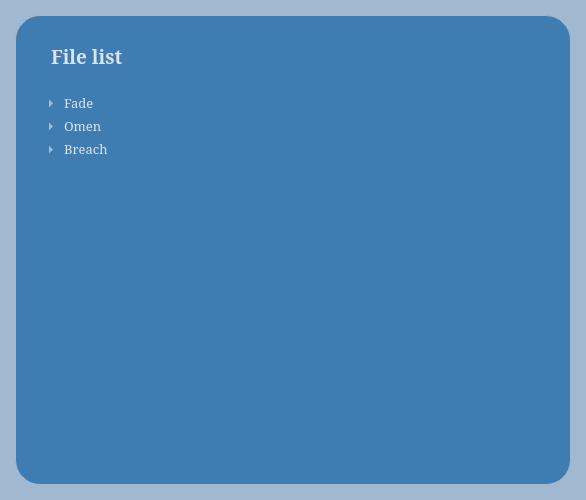
<?xml version="1.0" encoding="UTF-8"?>
<ui version="4.0">
 <class>Form</class>
 <widget class="QWidget" name="Form">
  <property name="geometry">
   <rect>
    <x>0</x>
    <y>0</y>
    <width>586</width>
    <height>500</height>
   </rect>
  </property>
  <property name="windowTitle">
   <string>Form</string>
  </property>
  <property name="styleSheet">
   <string notr="true">#Form {
	background-color: #A0B9D0;
}

</string>
  </property>
  <layout class="QGridLayout" name="gridLayout">
   <property name="leftMargin">
    <number>15</number>
   </property>
   <property name="topMargin">
    <number>15</number>
   </property>
   <property name="rightMargin">
    <number>15</number>
   </property>
   <property name="bottomMargin">
    <number>15</number>
   </property>
   <property name="spacing">
    <number>10</number>
   </property>
   <item row="0" column="0">
    <widget class="QTreeWidget" name="files">
     <property name="sizePolicy">
      <sizepolicy hsizetype="Expanding" vsizetype="Expanding">
       <horstretch>0</horstretch>
       <verstretch>0</verstretch>
      </sizepolicy>
     </property>
     <property name="font">
      <font>
       <family>Constantia</family>
       <pointsize>10</pointsize>
      </font>
     </property>
     <property name="styleSheet">
      <string notr="true">QTreeWidget {
    spacing: 10px; /* Cách nhau 5px giữa các item trong 1 hàng */
}

#files{
	background-color: #3E7CB1;
	border:1px solid #A0B9D0;
	border-radius: 25px solid #DBE4EE;
	padding:25px;
	color: #DBE4EE;
}

QHeaderView::section
{	color: #DBE4EE;
	background-color: #3E7CB1;
	border:1px;
	border-top-right:5px;
	padding-left:10px;
	padding-bottom:20px		
}

QTreeWidget::item{
	padding-bottom:5px;		
	spacing: 10px;
}

QTreeWidget::item::hover{
	background-color: #81A4CD;
	border:1px solid #81A4CD ;
	border-radius: 5px
}

QTreeWidget::item::pressed{
	font-weight: bold;
	padding-left:5px;
	background-color: #81A4CD;
	border:1px solid #81A4CD ;
	border-radius: 5px
}

QTreeWidget::item::selected{
	font-weight: bold;
	background-color: #81A4CD;
	border:1px solid #81A4CD ;
	border-radius: 5px
}

QTreeWidget::item::selected::active{
	background-color: #054A91;
	border:1px solid #81A4CD ;
	border-radius: 5px;
	font-weight:bold;
}

QScrollArea{
	border:none;
	padding-right:15px;
}

QScrollBar:vertical {
    border:none;
    background: #3E7CB1;
    width: 8px;
	border-radius:5px;
	padding-top:5px;
	padding-left:2px;
}

QScrollBar::handle:vertical {
    background: #A0B9D0;
    min-height: 20px;
	border-radius:3px;
	padding-left: 15px
}

QScrollBar::add-line:vertical {
    border:none;
    background: #A0B9D0;
    height: 0px;
    subcontrol-position: bottom;
    subcontrol-origin: margin;
}

QScrollBar::sub-line:vertical {
    border:none;
    background: #A0B9D0;
    height: 0px;
    subcontrol-position: top;
    subcontrol-origin: margin;
}

QScrollBar::add-page:vertical {
	background: #3E7CB1;
}

QScrollBar::sub-page:vertical {
	background: #3E7CB1;
}

/*Horizontal scrollbar*/
QScrollBar:horizontal {
    border: none;
    background: #3E7CB1;
    height: 8px;
    border-radius: 5px;
    padding-top: 2px;
    padding-left: 5px;
}

QScrollBar::handle:horizontal {
    background: #A0B9D0;
    min-width: 20px;
    border-radius: 3px;
    padding-left: 5px;
}

QScrollBar::add-line:horizontal {
    border: none;
    background: #A0B9D0;
    width: 0px;
    subcontrol-position: right;
    subcontrol-origin: margin;
}

QScrollBar::sub-line:horizontal {
    border: none;
    background: #A0B9D0;
    width: 0px;
    subcontrol-position: left;
    subcontrol-origin: margin;
}

QScrollBar::add-page:horizontal {
    background: #3E7CB1;
}

QScrollBar::sub-page:horizontal {
    background: #3E7CB1;
}</string>
     </property>
     <property name="iconSize">
      <size>
       <width>16</width>
       <height>16</height>
      </size>
     </property>
     <column>
      <property name="text">
       <string>File list</string>
      </property>
      <property name="font">
       <font>
        <family>Constantia</family>
        <pointsize>14</pointsize>
        <bold>true</bold>
       </font>
      </property>
      <property name="background">
       <color>
        <red>255</red>
        <green>255</green>
        <blue>255</blue>
       </color>
      </property>
     </column>
     <item>
      <property name="text">
       <string>Fade</string>
      </property>
      <property name="font">
       <font>
        <family>Constantia</family>
        <pointsize>10</pointsize>
       </font>
      </property>
      <property name="icon">
       <iconset resource="../../static/res.qrc">
        <normaloff>:/newPrefix/icons/icons/feather/folder.svg</normaloff>:/newPrefix/icons/icons/feather/folder.svg</iconset>
      </property>
      <item>
       <property name="text">
        <string>Sova</string>
       </property>
       <item>
        <property name="text">
         <string>Sage</string>
        </property>
       </item>
      </item>
     </item>
     <item>
      <property name="text">
       <string>Omen</string>
      </property>
      <property name="icon">
       <iconset resource="../../static/res.qrc">
        <normaloff>:/newPrefix/icons/icons/feather/folder.svg</normaloff>:/newPrefix/icons/icons/feather/folder.svg</iconset>
      </property>
      <item>
       <property name="text">
        <string>Cypher</string>
       </property>
      </item>
     </item>
     <item>
      <property name="text">
       <string>Breach</string>
      </property>
      <property name="icon">
       <iconset resource="../../static/res.qrc">
        <normaloff>:/newPrefix/icons/icons/feather/folder.svg</normaloff>:/newPrefix/icons/icons/feather/folder.svg</iconset>
      </property>
      <item>
       <property name="text">
        <string>Yoru</string>
       </property>
      </item>
     </item>
    </widget>
   </item>
  </layout>
 </widget>
 <resources>
  <include location="../../static/res.qrc"/>
 </resources>
 <connections/>
</ui>
